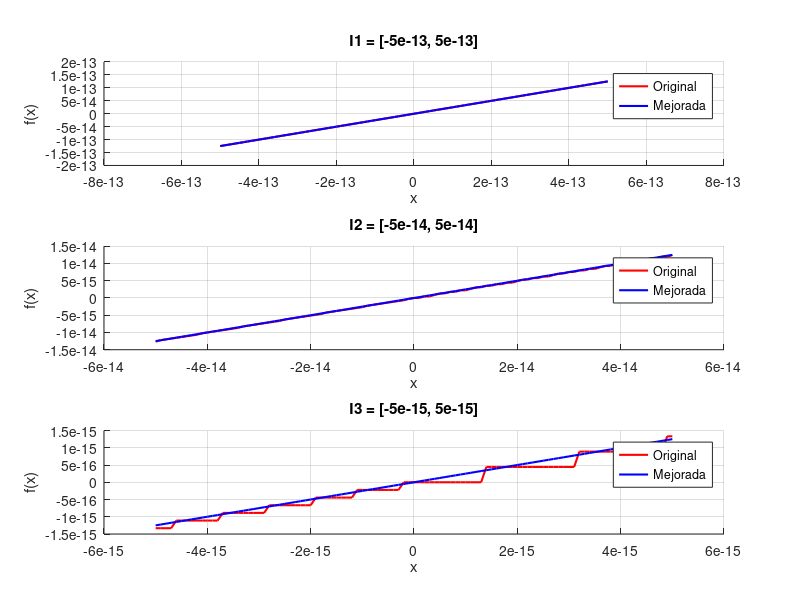
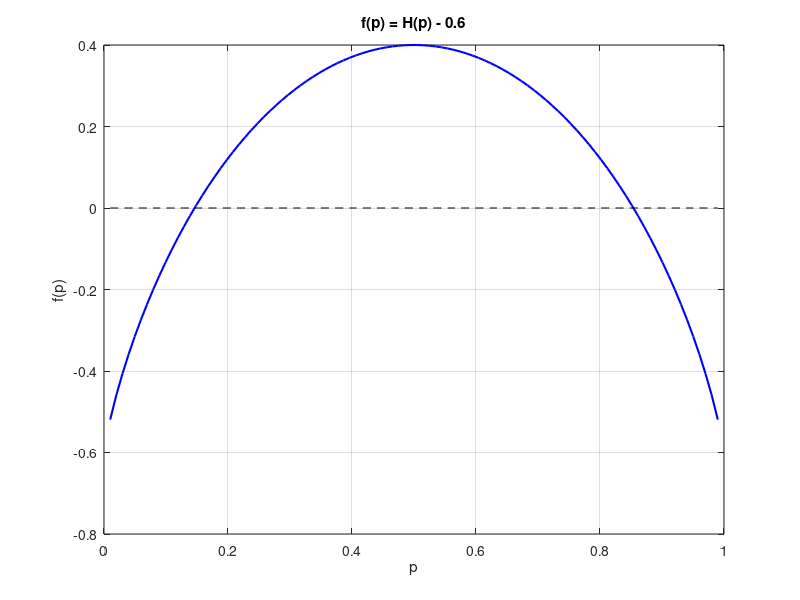

Write the MATLAB code that produced these figures, in order. (Note: this script raises an error after producing the figures.)
%% Ejercicio 1a - Explicacion error cerca de x=0
%% Autor: Agustin Formenti
%% Funcion: f(x) = sqrt(x+4) - 2

clear; clc;

%% Evaluando f(x) cerca de x=0 puede ser inexacto por cancelacion catastrofica
%% Cuando x esta cerca de 0, sqrt(x+4) esta cerca de 2
%% Al restar dos numeros casi iguales (sqrt(x+4) - 2), se pierden digitos significativos
%% Esto ocurre porque la diferencia de dos numeros cercanos amplifica el error relativo
%% en la representacion de punto flotante


%% Ejercicio 1b - Reescribir f(x) algebraicamente
%% Autor: Agustin Formenti

clear; clc;

%% Funcion original: f(x) = sqrt(x+4) - 2
%% Multiplicamos y dividimos por el conjugado:
%% f(x) = [sqrt(x+4) - 2] * [sqrt(x+4) + 2] / [sqrt(x+4) + 2]
%% f(x) = [(x+4) - 4] / [sqrt(x+4) + 2]
%% f(x) = x / [sqrt(x+4) + 2]

%% Esta forma evita la resta de numeros cercanos


%% Ejercicio 1c - Plotear ambas expresiones
%% Autor: Agustin Formenti

clear; clc;

figure;

%% Intervalo 1
I1 = [-5e-13, 5e-13];
h1 = (I1(2) - I1(1)) / 100;
x1 = I1(1):h1:I1(2);

f1_original = sqrt(x1 + 4) - 2;
f1_mejorada = x1 ./ (sqrt(x1 + 4) + 2);

subplot(3, 1, 1);
hold on;
plot(x1, f1_original, 'r-', 'LineWidth', 1.5);
plot(x1, f1_mejorada, 'b-', 'LineWidth', 1.5);
xlabel('x');
ylabel('f(x)');
title('I1 = [-5e-13, 5e-13]');
legend('Original', 'Mejorada');
grid on;
hold off;

%% Intervalo 2
I2 = [-5e-14, 5e-14];
h2 = (I2(2) - I2(1)) / 100;
x2 = I2(1):h2:I2(2);

f2_original = sqrt(x2 + 4) - 2;
f2_mejorada = x2 ./ (sqrt(x2 + 4) + 2);

subplot(3, 1, 2);
hold on;
plot(x2, f2_original, 'r-', 'LineWidth', 1.5);
plot(x2, f2_mejorada, 'b-', 'LineWidth', 1.5);
xlabel('x');
ylabel('f(x)');
title('I2 = [-5e-14, 5e-14]');
legend('Original', 'Mejorada');
grid on;
hold off;

%% Intervalo 3
I3 = [-5e-15, 5e-15];
h3 = (I3(2) - I3(1)) / 100;
x3 = I3(1):h3:I3(2);

f3_original = sqrt(x3 + 4) - 2;
f3_mejorada = x3 ./ (sqrt(x3 + 4) + 2);

subplot(3, 1, 3);
hold on;
plot(x3, f3_original, 'r-', 'LineWidth', 1.5);
plot(x3, f3_mejorada, 'b-', 'LineWidth', 1.5);
xlabel('x');
ylabel('f(x)');
title('I3 = [-5e-15, 5e-15]');
legend('Original', 'Mejorada');
grid on;
hold off;


%% Ejercicio 2a - Definir funcion y comprobar raiz
%% Autor: Agustin Formenti
%% Entropia de Shannon: H(p) = -p*log2(p) - (1-p)*log2(1-p)
%% Buscar p tal que H(p) = 0.6

clear; clc;

%% Definir f(p) = H(p) - 0.6
f = @(p) -p.*log2(p) - (1-p).*log2(1-p) - 0.6;

%% Graficar para encontrar intervalo con raiz
p = linspace(0.01, 0.99, 100);
y = f(p);

figure;
plot(p, y, 'b-', 'LineWidth', 1.5);
hold on;
plot(p, zeros(size(p)), 'k--');
xlabel('p');
ylabel('f(p)');
title('f(p) = H(p) - 0.6');
grid on;
hold off;

%% Comprobar que hay raiz en [0.1, 0.5]
disp(['f(0.1) = ', num2str(f(0.1))])
disp(['f(0.5) = ', num2str(f(0.5))])

%% Como f(0.1) > 0 y f(0.5) < 0, existe una raiz en el intervalo


%% Ejercicio 2b - Newton-Raphson para encontrar p
%% Autor: Agustin Formenti

clear; clc;

p0 = 0.3;
tol = 1e-10;

p = NewtonRaphson('f_ej2b', 'fp_ej2b', p0, tol, 100);


%% Ejercicio 2c - Analisis de convergencia
%% Autor: Agustin Formenti

clear; clc;

%% Para que Newton-Raphson converja, necesitamos que |f'(p)| sea acotado
%% y f''(p) no cambie de signo en el intervalo

%% f'(p) = -log2(p) + log2(1-p) = log2((1-p)/p)
%% f''(p) = -1/(p*ln(2)) - 1/((1-p)*ln(2))

%% f''(p) < 0 para todo p en (0,1), entonces f es concava
%% La convergencia esta garantizada si el punto inicial esta cerca de la raiz

%% Intervalo seguro: [0.1, 0.5] donde f(0.1) y f(0.5) tienen signos opuestos
%% y la funcion es continua y derivable

disp('Analisis de convergencia:')
disp('f es concava en (0,1) porque f''''(p) < 0')
disp('La convergencia esta garantizada en el intervalo [0.1, 0.5]')
disp('donde la funcion cambia de signo y es suave')


%% Ejercicio 3a - Resolver SEL con metodo directo
%% Autor: Agustin Formenti

clear; clc;

%% Matriz ampliada
Aum = [1276929.38 -1930737.61 -617.40 10;
       -1930737.61 3316209.17 1755.30 20;
       -617.40 1755.30 2.00 30];

A = Aum(:, 1:3);
b = Aum(:, 4);

%% Resolver usando Gauss
x = Gauss(A, b);

disp('Solucion del sistema:')
disp(['x1 = ', num2str(x(1))])
disp(['x2 = ', num2str(x(2))])
disp(['x3 = ', num2str(x(3))])


%% Ejercicio 3b - Vector residual y norma
%% Autor: Agustin Formenti

clear; clc;

Aum = [1276929.38 -1930737.61 -617.40 10;
       -1930737.61 3316209.17 1755.30 20;
       -617.40 1755.30 2.00 30];

A = Aum(:, 1:3);
b = Aum(:, 4);

x = Gauss(A, b);

%% Vector residual r = b - Ax
r = b - A * x;

%% Norma del residual
norma_r = norm(r, inf);

disp('Vector residual:')
disp(r)
disp(['Norma del residual: ', num2str(norma_r)])

%% La norma del residual es muy grande, NO es buena aproximacion


%% Ejercicio 3c - Explicacion de mala aproximacion
%% Autor: Agustin Formenti

clear; clc;

%% La mala aproximacion se debe a que la matriz A esta muy mal condicionada
%% Los numeros en la matriz tienen magnitudes muy diferentes (de 2 a 3316209)
%% Esto causa errores numericos grandes durante la eliminacion gaussiana
%% El sistema es extremadamente sensible a errores de redondeo

%% La matriz es casi singular (det(A) muy pequeno)
%% Pequenos cambios en los datos producen grandes cambios en la solucion


%% Ejercicio 4a - Calcular A y b del sistema normal
%% Autor: Agustin Formenti

clear; clc;

X = [1.0 0.8 0.5 0.2 -0.5;
     1.0 -1.2 -1.5 -0.8 -0.5;
     1.0 1.8 1.5 1.2 -1.5;
     1.0 -1.2 -0.5 -0.8 1.5;
     1.0 0.8 0.5 0.7 0.5];

y = [1.5; -2.0; 3.0; -1.5; 1.2];

%% Sistema normal: (X'*X)*beta = X'*y
A = X' * X;
b = X' * y;

disp('Matriz A = X''*X:')
disp(A)
disp(' ')
disp('Vector b = X''*y:')
disp(b)


%% Ejercicio 4b - Jacobi y Gauss-Seidel
%% Autor: Agustin Formenti

clear; clc;

X = [1.0 0.8 0.5 0.2 -0.5;
     1.0 -1.2 -1.5 -0.8 -0.5;
     1.0 1.8 1.5 1.2 -1.5;
     1.0 -1.2 -0.5 -0.8 1.5;
     1.0 0.8 0.5 0.7 0.5];

y = [1.5; -2.0; 3.0; -1.5; 1.2];

A = X' * X;
b = X' * y;
tol = 1e-5;
x0 = zeros(length(b), 1);

disp('Metodo de Jacobi:')
beta_j = Jacobi(A, b, x0, tol, 1000);

disp(' ')
disp('Metodo de Gauss-Seidel:')
beta_gs = GaussSeidel(A, b, x0, tol, 1000);


%% Ejercicio 4c - Numero de condicion
%% Autor: Agustin Formenti

clear; clc;

X = [1.0 0.8 0.5 0.2 -0.5;
     1.0 -1.2 -1.5 -0.8 -0.5;
     1.0 1.8 1.5 1.2 -1.5;
     1.0 -1.2 -0.5 -0.8 1.5;
     1.0 0.8 0.5 0.7 0.5];

y = [1.5; -2.0; 3.0; -1.5; 1.2];

A = X' * X;

%% Norma 1
norma_A = norm(A, 1);
norma_Ainv = norm(inv(A), 1);

%% Numero de condicion
kappa = norma_A * norma_Ainv;

%% Digitos perdidos
digitos = log10(kappa);

disp(['Norma ||A||_1 = ', num2str(norma_A)])
disp(['Norma ||A^-1||_1 = ', num2str(norma_Ainv)])
disp(['Numero de condicion kappa(A) = ', num2str(kappa)])
disp(['Digitos perdidos aprox = ', num2str(digitos)])


%% Ejercicio 5a - SOR con omega=1.3
%% Autor: Agustin Formenti

clear; clc;

n = 10;
A = 6 * eye(n);
A = A + diag(-2*ones(n-1,1), 1) + diag(-2*ones(n-1,1), -1);
A = A + diag(-1*ones(n-2,1), 2) + diag(-1*ones(n-2,1), -2);

b = ones(n, 1);
x0 = zeros(n, 1);
omega = 1.3;
tol = 1e-14;

[x, iter, resrel] = SOR(A, b, x0, omega, tol, 10000);

disp(['SOR con omega = 1.3 converge en ', num2str(iter), ' iteraciones'])
disp(['Residuo relativo: ', num2str(resrel)])


%% Ejercicio 5b - Buscar mejor omega
%% Autor: Agustin Formenti

clear; clc;

n = 10;
A = 6 * eye(n);
A = A + diag(-2*ones(n-1,1), 1) + diag(-2*ones(n-1,1), -1);
A = A + diag(-1*ones(n-2,1), 2) + diag(-1*ones(n-2,1), -2);

b = ones(n, 1);
x0 = zeros(n, 1);
tol = 1e-14;

%% Probar omega = 1.5
omega = 1.5;
[x, iter, resrel] = SOR(A, b, x0, omega, tol, 10000);

disp(['SOR con omega = 1.5 converge en ', num2str(iter), ' iteraciones'])
disp(['Residuo relativo: ', num2str(resrel)])


%% Ejercicio 5c - Graficar omega vs residuo relativo
%% Autor: Agustin Formenti

clear; clc;

n = 10;
A = 6 * eye(n);
A = A + diag(-2*ones(n-1,1), 1) + diag(-2*ones(n-1,1), -1);
A = A + diag(-1*ones(n-2,1), 2) + diag(-1*ones(n-2,1), -2);

b = ones(n, 1);
x0 = zeros(n, 1);
tol = 1e-14;

omegas = 0.1:0.05:1.95;
residuos = zeros(size(omegas));

for k = 1:length(omegas)
    omega = omegas(k);
    [x, iter, resrel] = SOR(A, b, x0, omega, tol, 10000);
    residuos(k) = resrel;
end

figure;
plot(omegas, residuos, 'b-', 'LineWidth', 1.5);
xlabel('omega');
ylabel('Residuo relativo');
title('omega vs Residuo relativo');
grid on;

[min_res, idx] = min(residuos);
omega_opt = omegas(idx);

disp(['omega optimo aproximado: ', num2str(omega_opt)])
disp(['Residuo minimo: ', num2str(min_res)])
